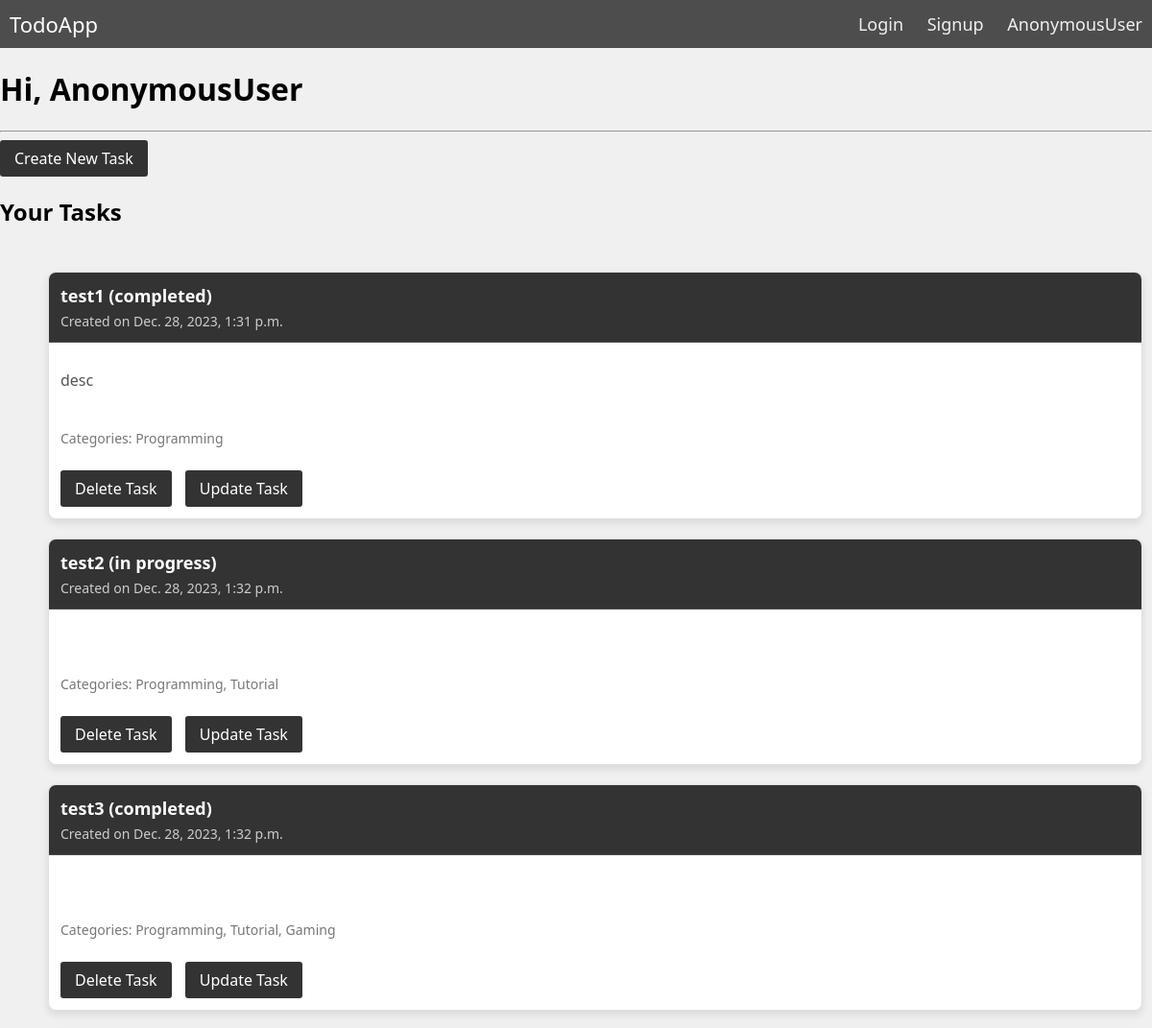
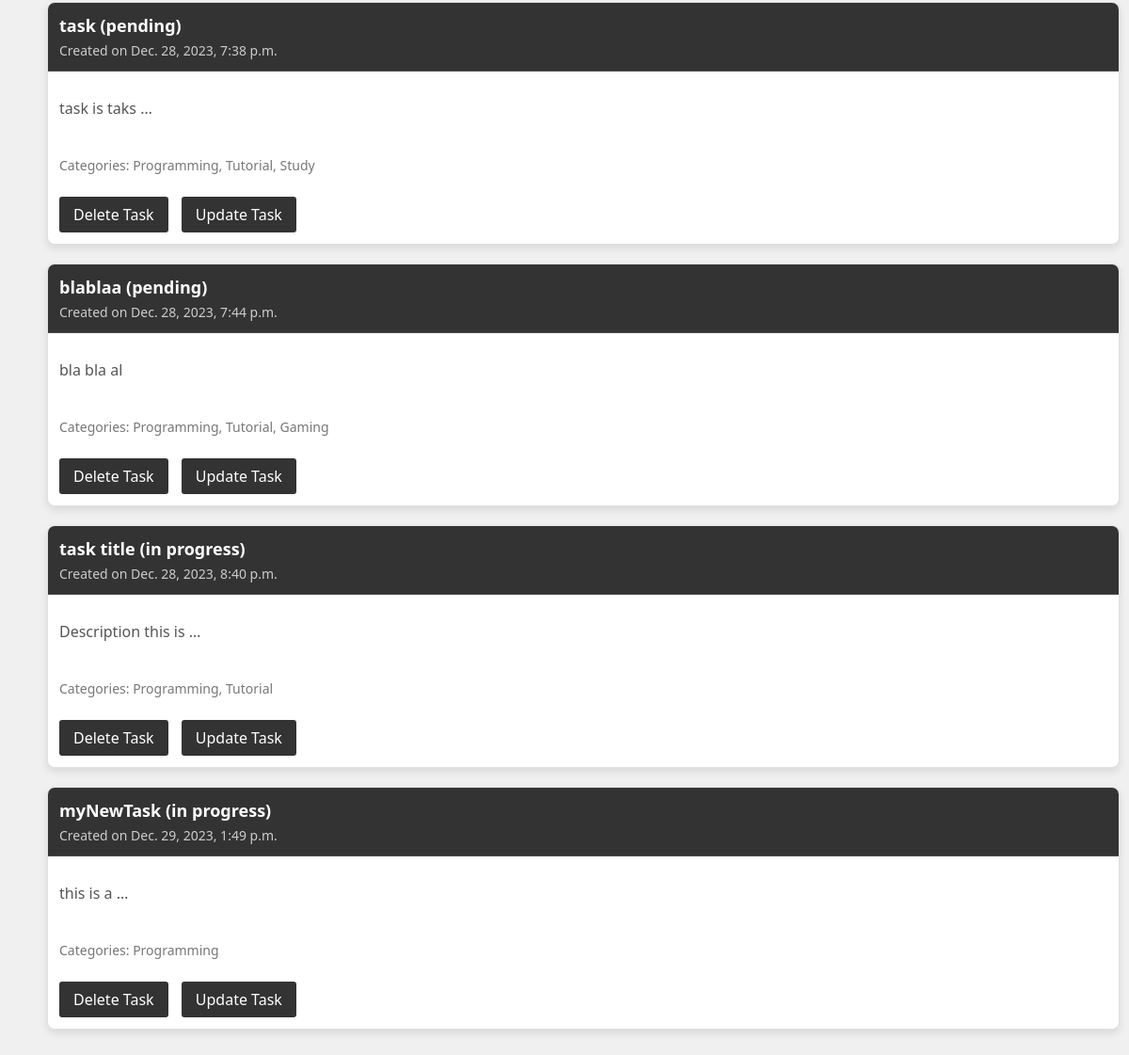
Before: / with the older database file (2 pictures, top to bottom).
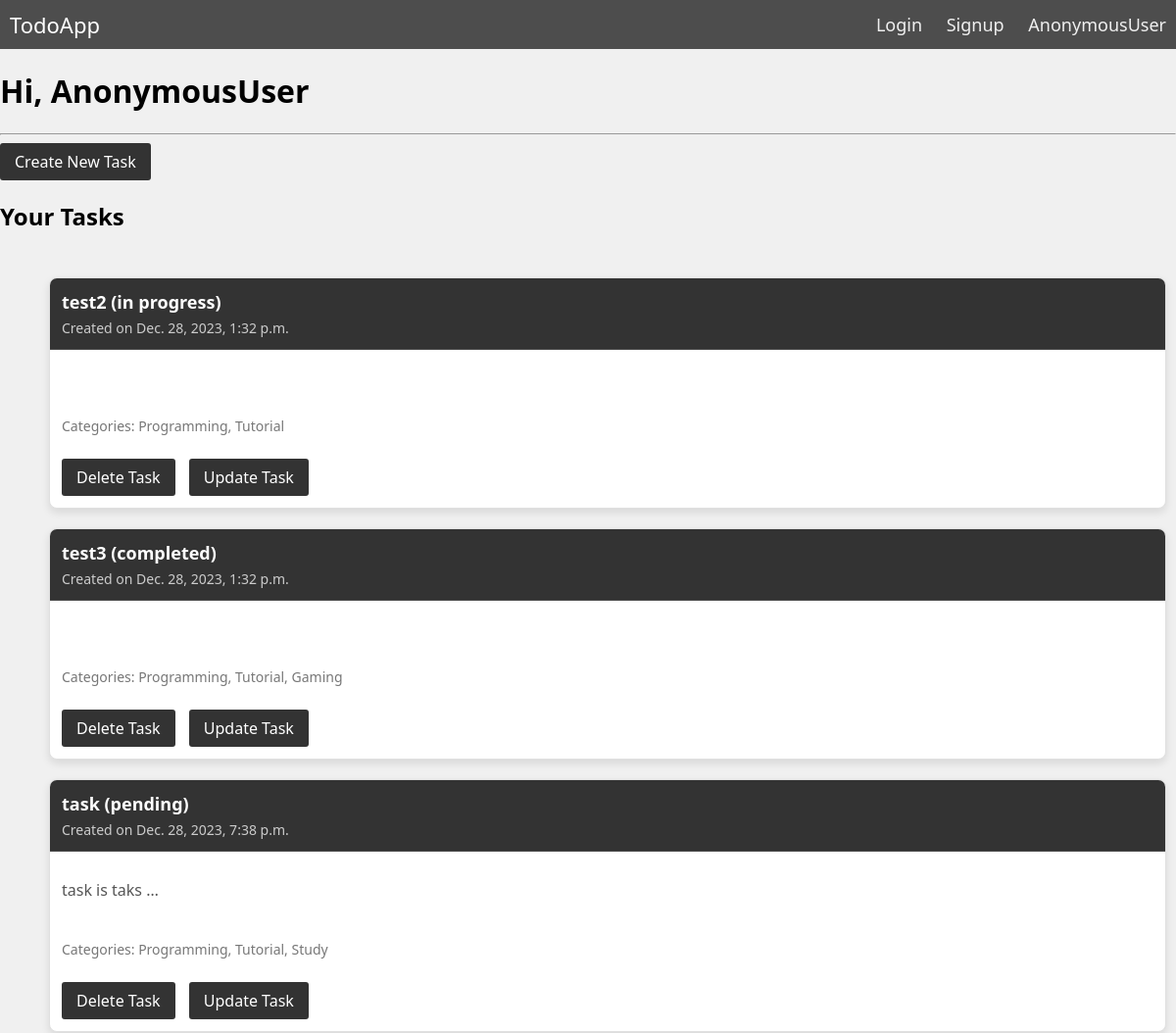
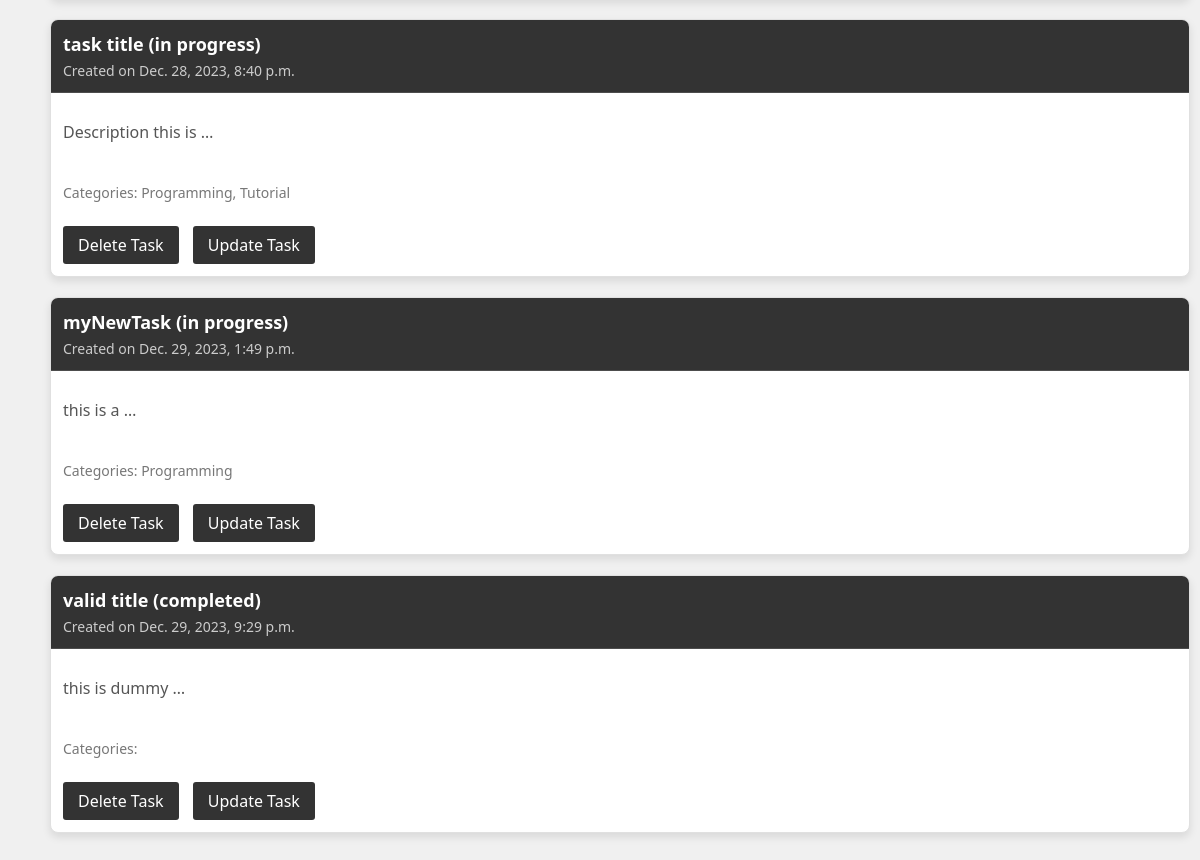
After: the same page with the newer database file (2 pictures, top to bottom).
### todo/models.py (models this page shows, shortened)
class Task(models.Model):
    STATUS_CHOICES = [
        ('pending', 'pending'),
        ('in progress', 'in progress'),
        ('completed', 'completed'),
    ]
    title = models.CharField(max_length=255)
    description = models.TextField(blank=True, null=True)
    created = models.DateTimeField(auto_now_add=True)
    status = models.CharField(max_length=11, choices=STATUS_CHOICES, default='pending')
    assigned_user = models.ForeignKey(User, on_delete=models.CASCADE, related_name='tasks')
    categories = models.ManyToManyField(Category, blank=True)

class Category(models.Model):
    name = models.CharField(max_length=255)
    class Meta:
        verbose_name_plural = 'Categories'
    def __str__(self):
        return self.name

### todo/views.py (the view)
# urls.py: path('', views.display_tasks, name='display-tasks'),
def display_tasks(request):
    tasks = Task.objects.all()
    return render(request, 'todo/display_tasks.html', {
        'tasks': tasks,
    })

### todo/templates/todo/display_tasks.html (shortened to what this page needs)
{% extends 'base.html' %}
{% block content %}
    <h1>Hi, {{ user }}</h1>
    <hr/>
    <a class="button" href="{% url 'create-task' %}">Create New Task</a>
    <h2>Your Tasks</h2>
    <div class="task-list">
        <ul class="task">
            {% for task in tasks %}
                <li class="task-item">
                    <a href="{% url 'task-detail' task.id %}" class="task-link">
                        <div class="task-header">
                            <h3>{{ task.title }} ({{ task.status }})</h3>
                            <p>Created on {{ task.created }}</p>
                        </div>
                        <p class="task-description">{{ task.description|truncatewords:3 }}</p>
                        <div class="categories">
                            Categories: {{ task.categories.all|join:", " }}
                        </div>
                        <div class="task-buttons">
                            <a class="button" href="{% url 'task-delete' task.id %}">Delete Task</a>
                            <a class="button" href="{% url 'update-task' task.id %}">Update Task</a>
                        </div>
                    </a>
                </li>
            {% endfor %}
        </ul>
    </div>
{% endblock %}

### templates/base.html (shortened to what this page needs)
{% load widget_tweaks %}
{% load static %}
{% include 'includes/navbar.html' %}
<!DOCTYPE html>
<html lang="en">
    <head>
        <link type="text/css" rel="stylesheet" href="{% static 'css/styles.css' %}" />
    </head>
    <body>
        <div class="content">
            {% block content %}{% endblock %}
        </div>
    </body>
</html>

### templates/includes/navbar.html (shortened to what this page needs)
<div class="nav">
    <div class="nav-header">
      <div class="nav-title">
        TodoApp
      </div>
    </div>
    <div class="nav-links">
      <a href="">Login</a>
      <a href="">Signup</a>
      <a href="">{{ user }}</a>
    </div>
  </div>

### static/css/styles.css (style rules this page uses)
* { box-sizing: border-box; }
body { background-color: #f0f0f0; margin: 0px; font-family: 'segoe ui'; }
.nav { height: 50px; width: 100%; background-color: #4d4d4d; position: relative; }
.nav > .nav-header { display: inline; }
.nav > .nav-header > .nav-title { display: inline-block; font-size: 22px; color: #fff; padding: 10px 10px 10px 10px; }
.nav > .nav-links { display: inline; float: right; font-size: 18px; }
.nav > .nav-links > a { display: inline-block; padding: 13px 10px 13px 10px; text-decoration: none; color: #efefef; }
.task-list { list-style-type: none; padding: 10px; }
.task-link { display: block; text-decoration: none; color: inherit; }
.task-item { background-color: #ffffff; border: 1px solid #e0e0e0; border-radius: 8px; margin-bottom: 20px; transition: transform 0.2s; overflow: hidden; box-shadow: 0 4px 8px rgba(0, 0, 0, 0.1); }
.task-header { background-color: #333333; color: #ffffff; padding: 12px; border-bottom: 1px solid #4d4d4d; }
.task-header h3 { margin: 0; font-size: 18px; }
.task-header p { margin: 5px 0 0; font-size: 14px; color: #cccccc; }
.task-description { padding: 12px; font-size: 16px; color: #555555; }
.categories { padding: 12px; font-size: 14px; color: #777777; }
.task-buttons { padding: 12px; }
.button { display: inline-block; background-color: #333333; color: #ffffff; padding: 8px 15px; text-decoration: none; border-radius: 3px; margin-right: 10px; transition: background-color 0.2s; }

Changed rows visible on the page:
removed Task: title "test1", status "completed", created "Dec. 28, 2023, 1:31 p.m.", description "desc", categories.all "Programming"
removed Task: title "blablaa", status "pending", created "Dec. 28, 2023, 7:44 p.m.", description "bla bla al", categories.all "Programming, Tutorial, Gaming"
added Task: title "valid title", status "completed", created "Dec. 29, 2023, 9:29 p.m.", description "this is dummy …"
